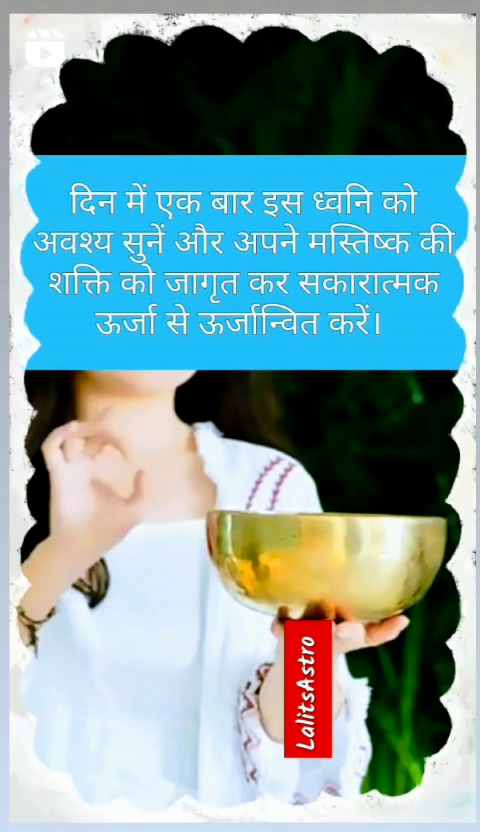
#> input picture frame 23 of video/video1.mp4, 480 x 832 px
$ jupyter execute 4_play_video.ipynb
#> lines starting #> are read from the running program, lines starting #| are printed output that depends on the picture
[cell 1]
import cv2
import numpy as np

# play video

[cell 2]
cap = cv2.VideoCapture(r"images/video1.mp4")

while cap.isOpened():
    r, frame = cap.read()
#> frame is the input picture: shape (832, 480, 3); mean B, G, R 162.5, 158.8, 128.2

    if r == True:
        frame = cv2.resize(frame, (400, 600))
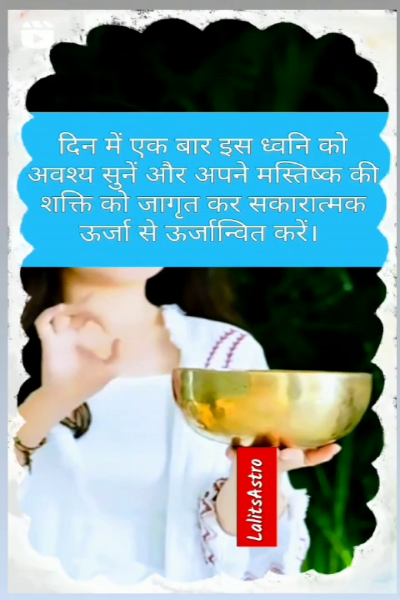
#> frame: shape (600, 400, 3); mean B, G, R 162.4, 158.7, 128.1
        cv2.imshow("video 1", frame)

        if cv2.waitKey(500) & 0xff == ord("p"):
#> (key Esc is pressed here)
            break
    else:
        break

cap.release()
cv2.destroyAllWindows()


$ run again, starting later in the video
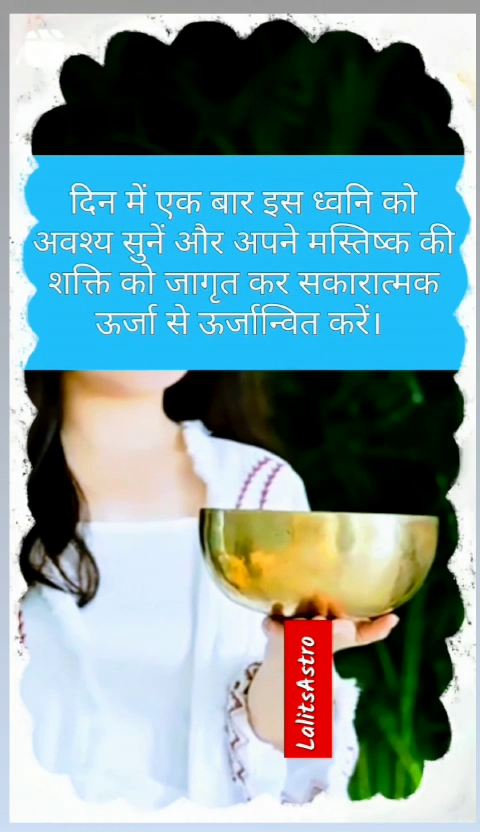
#> input picture frame 106 of video/video1.mp4, 480 x 832 px
#> frame is the input picture: shape (832, 480, 3); mean B, G, R 159.6, 155.1, 123.3
#> `frame = cv2.resize(frame, (400, 600))`:
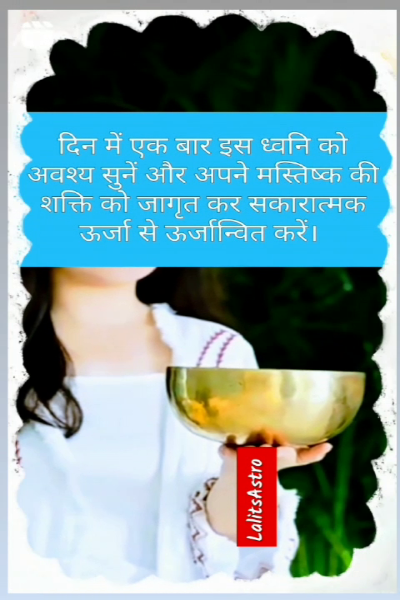
#> frame: shape (600, 400, 3); mean B, G, R 159.5, 155, 123.2

$ run again, starting later in the video
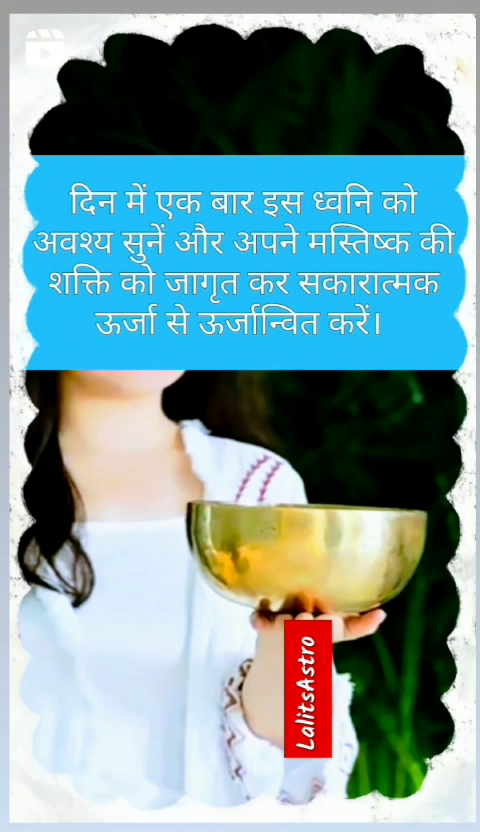
#> input picture frame 189 of video/video1.mp4, 480 x 832 px
#> frame is the input picture: shape (832, 480, 3); mean B, G, R 158.2, 154.5, 122.4
#> `frame = cv2.resize(frame, (400, 600))`:
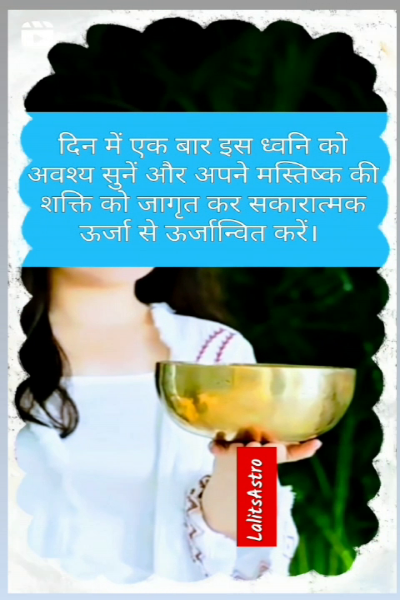
#> frame: shape (600, 400, 3); mean B, G, R 158.1, 154.4, 122.3
